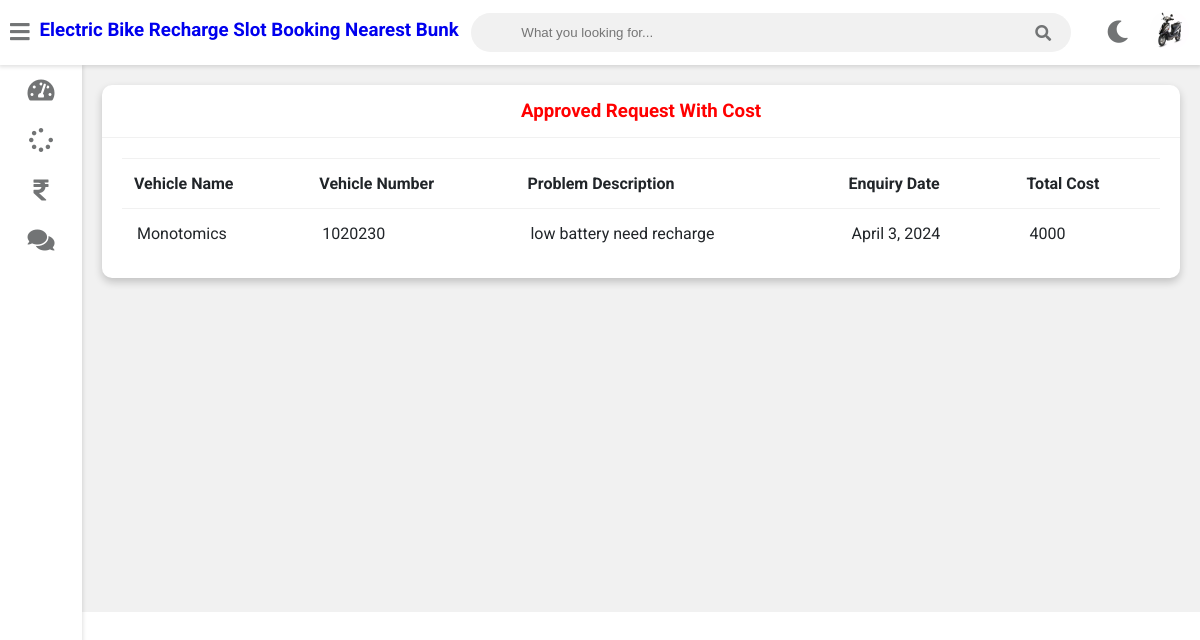
/customer-invoice (signed in), run on the app's committed database.
### vehicle/models.py (models this page shows, shortened)
class Customer(models.Model):
    user=models.OneToOneField(User,on_delete=models.CASCADE)
    profile_pic= models.ImageField(upload_to='profile_pic/CustomerProfilePic/',null=True,blank=True)
    address = models.CharField(max_length=40)
    mobile = models.CharField(max_length=20,null=False)

class Request(models.Model):
    cat=(('two wheeler with gear','two wheeler with gear'),('two wheeler without gear','two wheeler without gear'))
    category=models.CharField(max_length=50,choices=cat)
    vehicle_no=models.PositiveIntegerField(null=False)
    vehicle_name = models.CharField(max_length=40,null=False)
    vehicle_model = models.CharField(max_length=40,null=False)
    vehicle_brand = models.CharField(max_length=40,null=False)
    problem_description = models.CharField(max_length=500,null=False)
    date=models.DateField(auto_now=True)
    cost=models.PositiveIntegerField(null=True)
    customer=models.ForeignKey('Customer', on_delete=models.CASCADE,null=True)
    mechanic=models.ForeignKey('Mechanic',on_delete=models.CASCADE,null=True)
    stat=(('Pending','Pending'),('Approved','Approved'),('Recharging','Recharging'),('Recharging Done','Recharging Done'),('Released','Released'))
    status=models.CharField(max_length=50,choices=stat,default='Pending',null=True)

### vehicle/views.py (the view)
# urls.py: path('customer-invoice', views.customer_invoice_view,name='customer-invoice'),
@login_required(login_url='customerlogin')
@user_passes_test(is_customer)
def customer_invoice_view(request):
    customer=models.Customer.objects.get(user_id=request.user.id)
    enquiries=models.Request.objects.all().filter(customer_id=customer.id).exclude(status='Pending')
    return render(request,'vehicle/customer_invoice.html',{'customer':customer,'enquiries':enquiries})

### vehicle/views.py (called while the page is built)
def is_customer(user):
    return user.groups.filter(name='CUSTOMER').exists()

### templates/vehicle/customer_invoice.html
{% extends 'vehicle/customerbase.html' %}
{% block content %}
	<div class="wrapper">
		<div class="row">
			<div class="col-12 col-m-12 col-sm-12">
				<div class="card">
					<div class="card-header">
						<h3 style="color:red; text-align:center" >Approved Request With Cost
						</h3>
					</div>
					<div class="card-content">
						<table>
							<thead>
                <tr>
                  <th>Vehicle Name</th>
                  <th>Vehicle Number</th>
                  <th>Problem Description</th>
                  <th>Enquiry Date</th>
									<th>Total Cost</th>
                </tr>
							</thead>
							<tbody>
                {% for enq in enquiries %}
                <tr>
                  <td>{{enq.vehicle_name}}</td>
                  <td>{{enq.vehicle_no}}</td>
                  <td>{{enq.problem_description}}</td>
                  <td>{{enq.date}}</td>
                  <td>{{enq.cost}}</td>
                </tr>
                {% endfor %}
							</tbody>
						</table>
					</div>
				</div>
			</div>
		</div>
<br><br><br><br><br><br><br><br><br><br><br><br><br><br><br><br>
	</div>
{% endblock content %}

### templates/vehicle/customerbase.html (shortened to what this page needs)
<!DOCTYPE html>
{% load static %}
<html>
<head>
	<link rel="stylesheet" type="text/css" href="https://cdnjs.cloudflare.com/ajax/libs/Chart.js/2.9.3/Chart.min.css">
	<link rel="stylesheet" type="text/css" href="{% static "fontawesome-free/css/all.min.css" %}">
	<link rel="stylesheet" type="text/css" href="{% static "style.css" %}">
</head>
<body class="overlay-scrollbar">
	<div class="navbar">
		<ul class="navbar-nav">
			<li class="nav-item">
				<a class="nav-link">
					<i class="fas fa-bars" onclick="collapseSidebar()"></i>
				</a>
			</li>
			<li class="nav-item">
			<a style="text-decoration:none;"href="/customer-dashboard"><h3>Electric Bike Recharge Slot Booking Nearest Bunk</h3></a>
			</li>
		</ul>
		<form class="navbar-search">
			<input type="text" name="Search" class="navbar-search-input" placeholder="What you looking for...">
			<i class="fas fa-search"></i>
		</form>
		<ul class="navbar-nav nav-right">
			<li class="nav-item mode">
				<a class="nav-link" href="#" onclick="switchTheme()">
					<i class="fas fa-moon dark-icon"></i>
				</a>
			</li>
			<li class="nav-item avt-wrapper">
				<div class="avt dropdown">
					<img src="{% static  customer.profile_pic.url %} " alt="User image" class="dropdown-toggle" data-toggle="user-menu">
				</div>
			</li>
		</ul>
	</div>
	<div class="sidebar">
		<ul class="sidebar-nav">
			<li class="sidebar-nav-item">
				<a href="/customer-dashboard" class="sidebar-nav-link">
					<div>
						<i class="fas fa-tachometer-alt"></i>
					</div>
				</a>
			</li>
			<li  class="sidebar-nav-item">
				<a href="/customer-request" class="sidebar-nav-link">
					<div>
						<i class="fas fa-spinner"></i>
					</div>
				</a>
			</li>
			<li  class="sidebar-nav-item">
				<a href="/customer-invoice" class="sidebar-nav-link">
					<div>
						<i class="fas fa-rupee-sign"></i>
					</div>
				</a>
			</li>
			<li  class="sidebar-nav-item">
				<a href="/customer-feedback" class="sidebar-nav-link">
					<div>
					<i class="fas fa-comments"></i>
					</div>
				</a>
			</li>
		</ul>
	</div>
<div>
	<div class="content">
		{% block content %}
		{% endblock content %}
	</div>
</div>
</body>
</html>

### static/style.css (style rules this page uses)
:root { --primary-color: #4834d4; --success-color: #6ab04c; --warning-color: #f0932b; --danger-color: #eb4d4b; --light-color: #212529; --light-second-color: #727475; --light-background: #ffffff; --light-second-background: #f1f1f1; --dark-color: #909090; --dark-second-color: #f5f6fa; --dark-background: #23242D; --dark-second-background: #181818; }
.light { --main-bg-color: var(--light-background); --second-bg-color: var(--light-second-background); --main-color: var(--light-color); --second-color: var(--light-second-color); }
* { box-sizing: border-box; }
body { font-family: 'Roboto', sans-serif; background: var(--main-bg-color); color: var(--main-color); margin: 0; }
.navbar { display: flex; flex-direction: row; background: var(--main-bg-color); color: var(--main-color); position: fixed; top: 0; right: 0; left: 0; z-index: 101; box-shadow: rgba(0,0,0,0.12) 0px 1px 4px 1px; }
.navbar-nav { list-style: none; display: flex; flex-direction: row; padding-left: 0; margin-bottom: 0; margin-top: 0; }
.nav-link { float: left; text-align: center; padding: 21px 10px; text-decoration: none; font-size: 17px; color: var(--second-color); position: relative; }
.navbar-nav i { font-size: 1.4rem; }
.nav-right { margin-left: auto; }
.navbar-search { position: relative; margin: auto; width: 50%; }
.navbar-search input { background: var(--second-bg-color); border: none; padding: 12px 50px 12px 50px; width: 100%; outline: none; color: var(--main-color); border-radius: 20px; }
.navbar-search i { position: absolute; top: 50%; right: 20px; transform: translateY(-50%); color: var(--second-color); cursor: pointer; }
.avt img { width: 39px; height: 39px; border-radius: 50%; }
.avt { padding: 11px }
.dropdown { position: relative; }
.wrapper { padding: 10px; margin-left: 82px; padding-top: 75px; background: var(--second-bg-color); transition: margin-left .5s; }
.sidebar { width: 82px; height: 100vh; position: fixed; margin-top: 65px; background: var(--main-bg-color); box-shadow: rgba(0,0,0,0.12) 0px 1px 4px 1px; overflow: hidden; z-index: 100; transition: width .5s; }
.sidebar-nav { list-style: none; padding: 0; margin: 0; display: flex; flex-direction: column; align-items: center; height: 100vh; }
.sidebar-nav-item { width: 100%; }
.sidebar-nav-link { display: flex; align-items: center; color: var(--main-color); text-decoration: none; }
.sidebar-nav-link i { font-size: 1.5rem; color: var(--second-color); position: absolute; left: 50%; top: 50%; transform: translate(-50%, -50%); }
.sidebar-nav-link div { min-width: 82px; height: 50px; position: relative; }
.row { display: flex; flex-wrap: wrap; flex-direction: row; }
.row:after, .row:before { box-sizing: border-box; }
[class*="col-"] { padding: 10px; }
@media only screen and (min-width: 600px) { .col-sm-12 { width: 100%; } }
@media only screen and (min-width: 768px) { .col-m-12 { width: 100%; } }
@media only screen and (min-width: 992px) { .col-12 { width: 100%; } }
.card { background: var(--main-bg-color); color: var(--main-color); border-radius: 10px; margin-bottom: 10px; box-shadow: 0 4px 8px 0 rgba(0,0,0,0.2); }
.card-header { padding: 15px 30px; border-bottom: 1px solid var(--second-bg-color); position: relative; }
.card-header h3 { margin: 0; }
.card-content { padding: 20px; overflow-x: auto; }
table { border-collapse: collapse; width: 100%; }
table td { border-top: 1px solid var(--second-bg-color); padding: 15px; }
table th { border-top: 1px solid var(--second-bg-color); border-bottom: 1px solid var(--second-bg-color); padding: 15px 12px; text-align: left; }

### data on the page
Customer: profile_pic (picture)
Request: vehicle_name "Monotomics", vehicle_no "1020230", problem_description "low battery need recharge", date "April 3, 2024", cost "4000"
